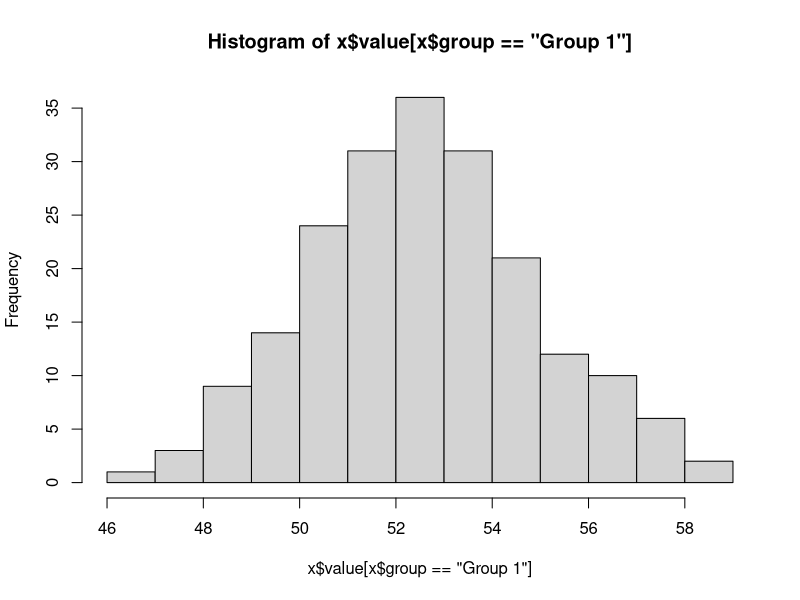
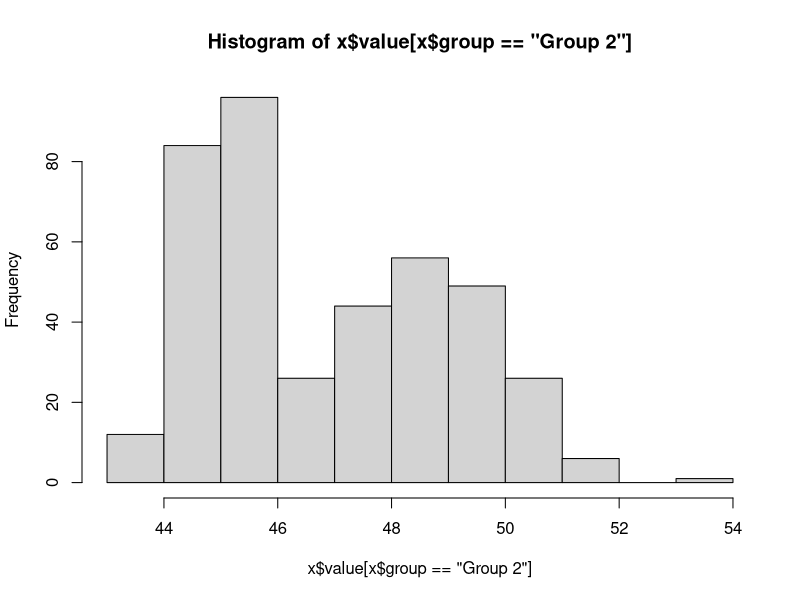
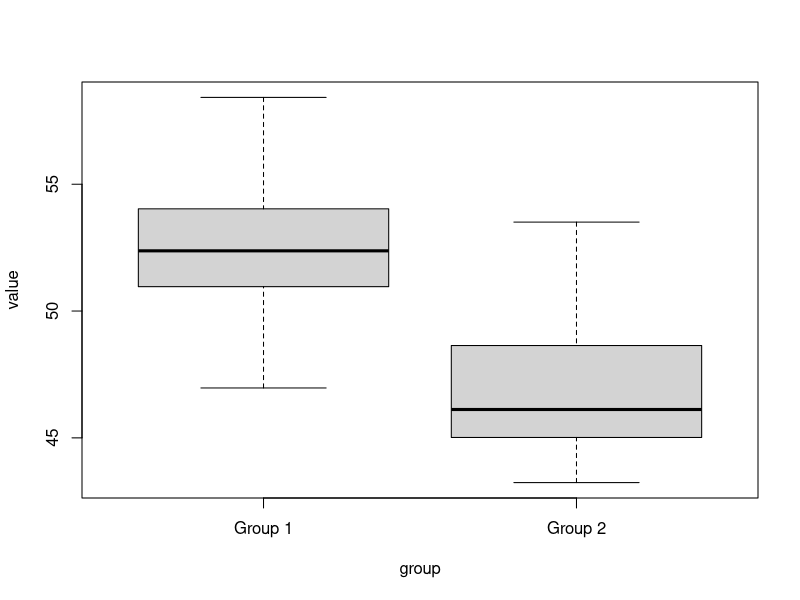
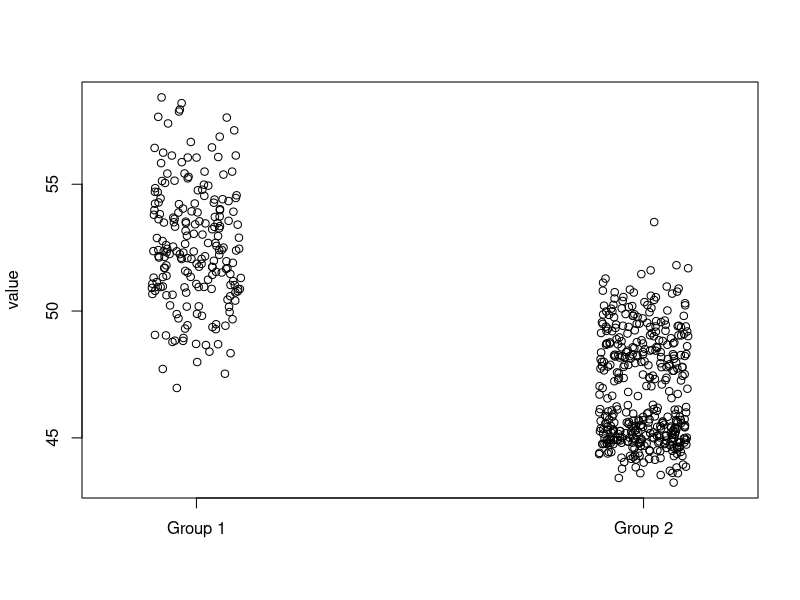
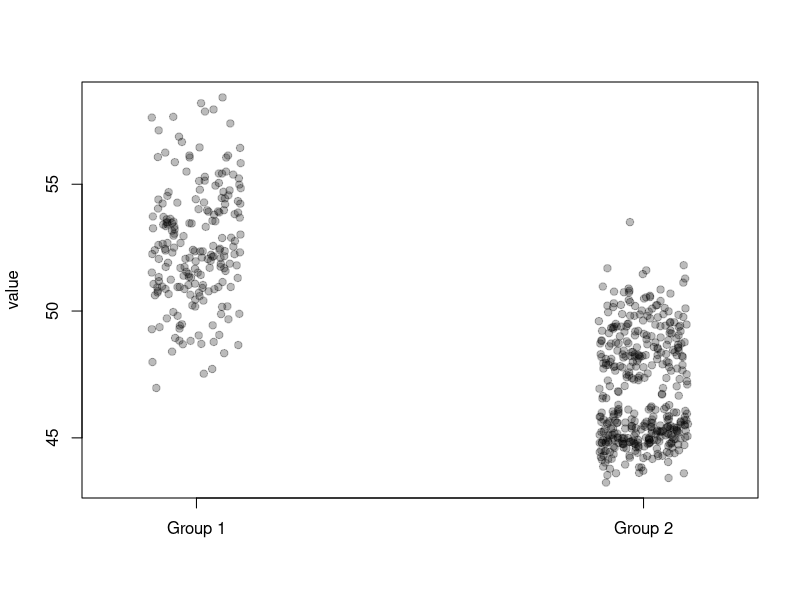
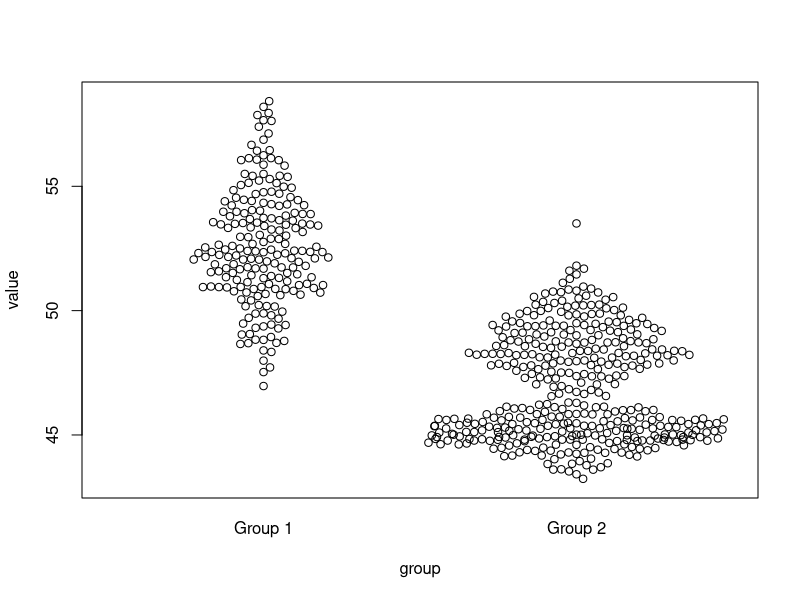
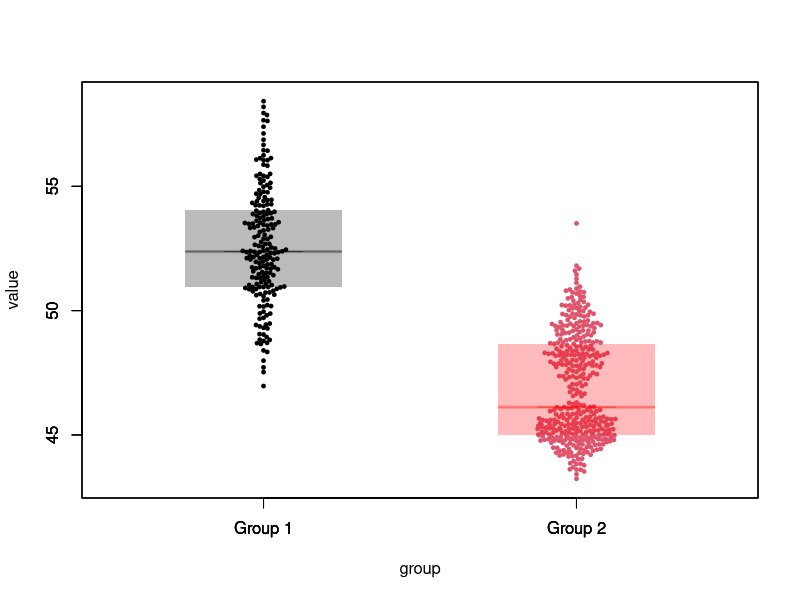
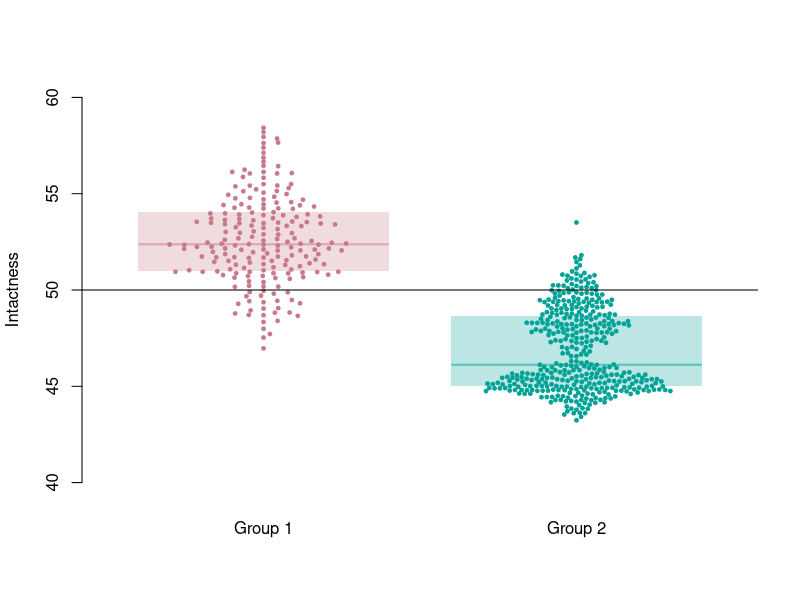

Write R code to recreate these figures, in order.
#' ---
#' title: Improved plots for intactness and sector effects
#' author: Peter, Dave, Emily, and others
#' output: word_document
#' ---
#'
#' The goal of this script is to provide functions to create intactness and sector effect graphics replacing the violin plots used previously.
#'
#' ## Install and load dependencies
#'
#' We will need to beesplot package to be able to make the plot using glorious base R graphics.
#'
#'+ results='hide',warning=FALSE,message=FALSE
if (!require("beeswarm", quietly=TRUE))
  install.packages("beeswarm")
library(beeswarm)
#'
#' ## Simulated data
#'
#' - `group`: groups of species or sectors to be shown on the x axis
#' - `value`: values to show in the ye axis
set.seed(1)
n <- c(200, 400)
x <- data.frame(
  group=rep(c("Group 1", "Group 2"), n),
  value=c(rnorm(n[1], 0.1, 0.1),
          rnorm(n[2]/2, -0.2, 0.025), rnorm(n[2]/2, -0.05, 0.05)))
x$value <- plogis(x$value) * 100
#'
#' ## Univariate plots
#'
#' Unimodal for `Group 1`
hist(x$value[x$group=="Group 1"])
#' Bimodal for `Group 2`
hist(x$value[x$group=="Group 2"])
#'
#' ## Conditional plot
#'
#' We want to show the two conditional distribution (histograms from above) in the same graph. One approach is boxplot
boxplot(value ~ group, x, range=0)
#' This does not show the bimodality, can we show to dots?
stripchart(value ~ group, x, vertical = TRUE, method = 'jitter', pch=21)
#' We are getting somewhere, the plot is really busy, let's improve
stripchart(value ~ group, x, vertical = TRUE, method = 'jitter',
           pch=19, col="#00000044")
#' Wouldn't it be lovely of the dots would follow the histogram shapes?
#' We can use beeswarm plot for that
beeswarm(value ~ group, x,
         priority="random", corral="random")
#' Now combine beeswarm with boxplot and color the groups
beeswarm(value ~ group, x,
         priority="random", corral="random",
        corralWidth=0.25,
         cex=0.5, pch=19, col=1:2)
b <- boxplot(value ~ group, x, range=0, add=TRUE,
        col=c("#00000044", "#ff000044"), border=NA,
        pars = list(boxwex = 0.5))
boxplot(b$stats[3,] ~ as.factor(b$names), add=TRUE,
        border=c("#00000044", "#ff000044"),
        pars = list(boxwex = 0.5))
#'
#' ## Wrapping it up in a function
#'
beesbox <- function(x, y,
  bw=0.4, sw=0.3,
  xlab="", ylab="Value", main="", col=NULL, ...) {

  x <- data.frame(group=as.factor(x), value=y)
  m <- length(unique(x$group))
  if (is.null(col))
    col <- hcl.colors(m, "Pastel 1")
  col0 <- substr(col, 1, 7)
  col1 <- paste0(col0, "44")
  col2 <- paste0(col0, "88")
  b <- boxplot(value ~ group, x, range=0,
          col=col1, border=NA,
          pars=list(boxwex = 2*bw),
          xlab=xlab, ylab=ylab, main=main, axes=FALSE, ...)
  a <- beeswarm(value ~ group, x, add=TRUE,
           priority="random", corral="random",
           cex=0.5, pch=19, col=1:2, do.plot=FALSE)
  g <- as.factor(b$names)
  for (i in seq_along(g)) {
    lines(c(i-bw, i+bw), b$stats[3,c(i,i)], col=col2[i], lwd=2, lend=1)
    a$x[a$x.orig == g[i]] <- i+sw*(a$x[a$x.orig == g[i]]-i) /
      max(abs(a$x[a$x.orig == g[i]]-i))
  }
  a$col <- col0[match(a$x.orig, g)]
  points(a$x, a$y, cex=0.5, pch=19, col=a$col)
  axis(2)
  axis(1, seq_along(g), g, lwd=0)
  invisible(a)
}
#' Test of the pudding
beesbox(x$group, x$value, ylim=c(40, 60), ylab="Intactness",
        col=hcl.colors(length(unique(x$group)), "Dark 2"))
abline(h=50)

